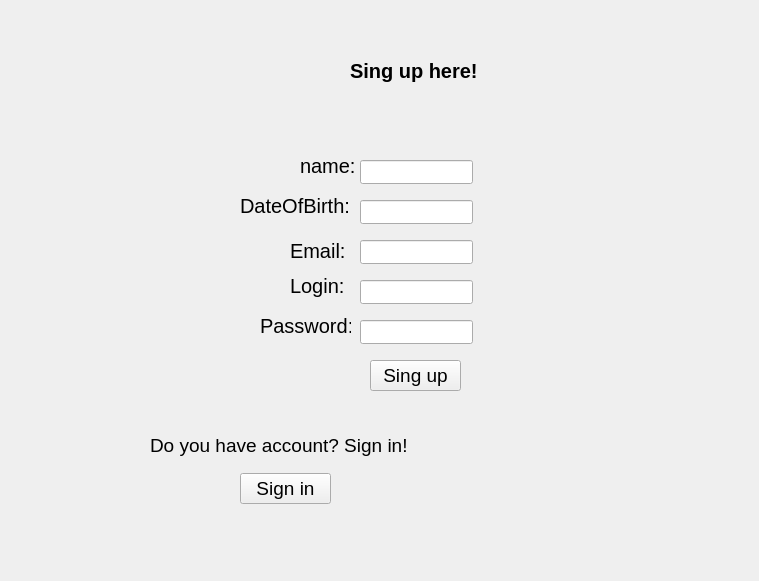
<?xml version="1.0" encoding="UTF-8"?>
<ui version="4.0">
 <class>Registration</class>
 <widget class="QWidget" name="Registration">
  <property name="geometry">
   <rect>
    <x>0</x>
    <y>0</y>
    <width>759</width>
    <height>581</height>
   </rect>
  </property>
  <property name="windowTitle">
   <string>Form</string>
  </property>
  <widget class="QLabel" name="label_2">
   <property name="geometry">
    <rect>
     <x>300</x>
     <y>150</y>
     <width>61</width>
     <height>31</height>
    </rect>
   </property>
   <property name="font">
    <font>
     <pointsize>15</pointsize>
    </font>
   </property>
   <property name="text">
    <string>name:</string>
   </property>
  </widget>
  <widget class="QLabel" name="label_3">
   <property name="geometry">
    <rect>
     <x>240</x>
     <y>180</y>
     <width>111</width>
     <height>51</height>
    </rect>
   </property>
   <property name="font">
    <font>
     <pointsize>15</pointsize>
    </font>
   </property>
   <property name="text">
    <string>DateOfBirth:</string>
   </property>
  </widget>
  <widget class="QLabel" name="label_7">
   <property name="geometry">
    <rect>
     <x>150</x>
     <y>430</y>
     <width>261</width>
     <height>31</height>
    </rect>
   </property>
   <property name="font">
    <font>
     <pointsize>14</pointsize>
    </font>
   </property>
   <property name="text">
    <string>Do you have account? Sign in!</string>
   </property>
  </widget>
  <widget class="QLabel" name="label_4">
   <property name="geometry">
    <rect>
     <x>290</x>
     <y>230</y>
     <width>61</width>
     <height>41</height>
    </rect>
   </property>
   <property name="font">
    <font>
     <pointsize>15</pointsize>
    </font>
   </property>
   <property name="text">
    <string>Email:</string>
   </property>
  </widget>
  <widget class="QLabel" name="label_5">
   <property name="geometry">
    <rect>
     <x>290</x>
     <y>270</y>
     <width>61</width>
     <height>31</height>
    </rect>
   </property>
   <property name="font">
    <font>
     <pointsize>15</pointsize>
    </font>
   </property>
   <property name="text">
    <string>Login:</string>
   </property>
  </widget>
  <widget class="QLabel" name="label_6">
   <property name="geometry">
    <rect>
     <x>260</x>
     <y>310</y>
     <width>91</width>
     <height>31</height>
    </rect>
   </property>
   <property name="font">
    <font>
     <pointsize>15</pointsize>
    </font>
   </property>
   <property name="text">
    <string>Password:</string>
   </property>
  </widget>
  <widget class="QPushButton" name="pushButton">
   <property name="geometry">
    <rect>
     <x>240</x>
     <y>473</y>
     <width>91</width>
     <height>31</height>
    </rect>
   </property>
   <property name="font">
    <font>
     <pointsize>14</pointsize>
    </font>
   </property>
   <property name="text">
    <string>Sign in</string>
   </property>
  </widget>
  <widget class="QLabel" name="label">
   <property name="geometry">
    <rect>
     <x>350</x>
     <y>50</y>
     <width>151</width>
     <height>41</height>
    </rect>
   </property>
   <property name="font">
    <font>
     <pointsize>15</pointsize>
     <bold>true</bold>
    </font>
   </property>
   <property name="text">
    <string>Sing up here!</string>
   </property>
  </widget>
  <widget class="QLineEdit" name="lineEdit">
   <property name="geometry">
    <rect>
     <x>360</x>
     <y>160</y>
     <width>113</width>
     <height>24</height>
    </rect>
   </property>
  </widget>
  <widget class="QLineEdit" name="lineEdit_2">
   <property name="geometry">
    <rect>
     <x>360</x>
     <y>200</y>
     <width>113</width>
     <height>24</height>
    </rect>
   </property>
  </widget>
  <widget class="QLineEdit" name="lineEdit_3">
   <property name="geometry">
    <rect>
     <x>360</x>
     <y>240</y>
     <width>113</width>
     <height>24</height>
    </rect>
   </property>
  </widget>
  <widget class="QLineEdit" name="lineEdit_4">
   <property name="geometry">
    <rect>
     <x>360</x>
     <y>280</y>
     <width>113</width>
     <height>24</height>
    </rect>
   </property>
  </widget>
  <widget class="QLineEdit" name="lineEdit_5">
   <property name="geometry">
    <rect>
     <x>360</x>
     <y>320</y>
     <width>113</width>
     <height>24</height>
    </rect>
   </property>
   <property name="echoMode">
    <enum>QLineEdit::Password</enum>
   </property>
  </widget>
  <widget class="QPushButton" name="pushButton_2">
   <property name="geometry">
    <rect>
     <x>370</x>
     <y>360</y>
     <width>91</width>
     <height>31</height>
    </rect>
   </property>
   <property name="font">
    <font>
     <pointsize>14</pointsize>
    </font>
   </property>
   <property name="text">
    <string>Sing up</string>
   </property>
  </widget>
 </widget>
 <resources/>
 <connections/>
</ui>
